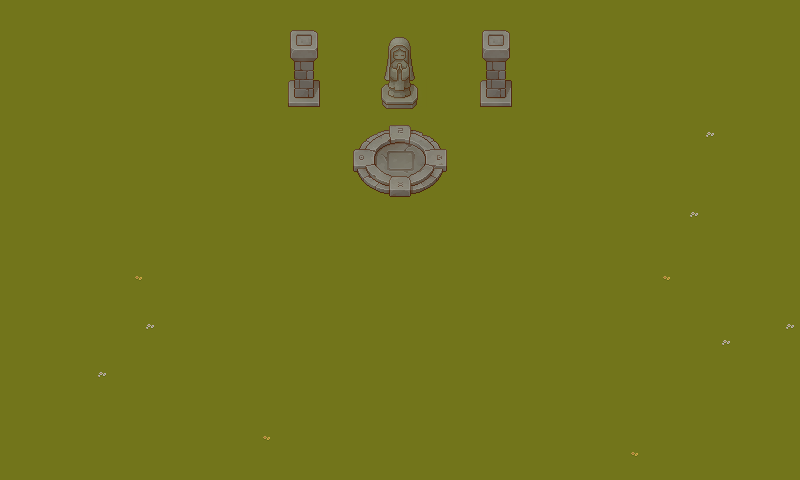

This is a level from a 2D game, rendered from its Tiled map with the project's own tilesets. A one-line summary and the map file follow, with tile-layer data summarised:
An orthogonal 50x30 tile map with 16x16 px tiles, 4 tile layers (collision, ground, ground_2, overlay), 5 tilesets.

<map version="1.10" tiledversion="1.11.2" orientation="orthogonal" renderorder="right-down" width="50" height="30" tilewidth="16" tileheight="16" infinite="0" nextlayerid="5" nextobjectid="1">
 <tileset firstgid="1" name="1" tilewidth="16" tileheight="16" tilecount="256" columns="16">
  <image source="../texture/tileset/1.png" width="256" height="256" />
 </tileset>
 <tileset firstgid="257" name="2" tilewidth="16" tileheight="16" tilecount="256" columns="16">
  <image source="../texture/tileset/2.png" width="256" height="256" />
 </tileset>
 <tileset firstgid="513" name="3" tilewidth="16" tileheight="16" tilecount="1024" columns="32">
  <image source="../texture/tileset/3.png" width="512" height="512" />
 </tileset>
 <tileset firstgid="1537" name="5" tilewidth="16" tileheight="16" tilecount="1024" columns="32">
  <image source="../texture/tileset/5.png" width="512" height="512" />
 </tileset>
 <tileset firstgid="2561" name="6" tilewidth="16" tileheight="16" tilecount="1024" columns="32">
  <image source="../texture/tileset/6.png" width="512" height="512" />
 </tileset>
 <layer id="3" name="collision" width="50" height="30">
  <data>[1500 cells, 168 non-empty, 2 distinct tile ids]</data>
 </layer>
 <layer id="1" name="ground" width="50" height="30">
  <data>[1500 cells, 1500 non-empty, 3 distinct tile ids]</data>
 </layer>
 <layer id="4" name="ground_2" width="50" height="30">
  <data>[1500 cells, 60 non-empty, 48 distinct tile ids]</data>
 </layer>
 <layer id="2" name="overlay" width="50" height="30" opacity="0.9">
  <data>[1500 cells, 24 non-empty, 24 distinct tile ids]</data>
 </layer>
</map>
